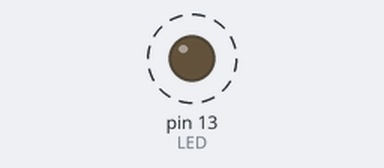
A sketch run on a simulated Arduino Uno, built with avr-gcc and run on an emulated ATmega328P. Parts: output pins drawn as LEDs (lit = HIGH). Dashed ring = blinking.

Above: at 0.7 s.
Timing chart, 0 to 4.6 s (numbered marks = the images above):
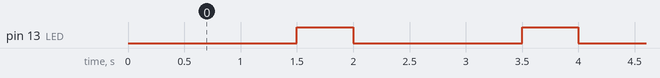

The sketch:

LED_Dimmer.ino
```cpp
#define LED  13 // The pin the LED is connected to 5
// for analogwrite we need to use 1-6 pin to get expexted outcomes

// Can use int LED = 5 also

void setup() {
  pinMode(LED, OUTPUT); // Declare the LED as an output
}

void loop() {
    // brightness ratio 0-255
  analogWrite(LED, 0); // Turn the LED brightness 0
  delay(500); // Give a Delay
  analogWrite(LED, 10); // Turn the LED brightness 10
  delay(500); // Give a Delay
  analogWrite(LED, 100); // Turn the LED brightness 100
  delay(500); // Give a Delay
  analogWrite(LED, 150); // Turn the LED brightness 150
  delay(500); // Give a Delay
  analogWrite(LED, 255); // Turn the LED brightness 255
}
```

Measured:
- by itself, pin 13 (LED): alternates HIGH for 0.50 s and LOW for 1.5 s
